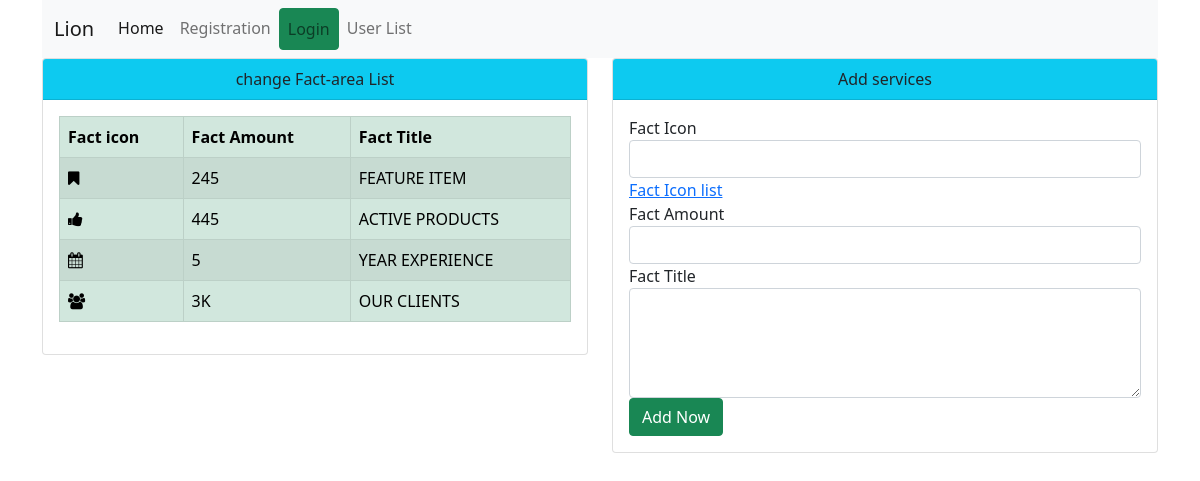
The page /factarea.php on the database its author committed.
### tables this page shows
CREATE TABLE `factarea` (
  `id` int(10) NOT NULL,
  `factarea_icon` varchar(100) NOT NULL,
  `factarea_amount` varchar(100) NOT NULL,
  `factarea_title` text NOT NULL
);

### factarea.php (the view, shortened to what this page needs)
<?php
require_once 'includes/db.php';
require_once 'includes/header.php';
require_once 'includes/nav.php';
$all_factarea_query = "SELECT * FROM factarea";
$all_factarea_from_db = mysqli_query($db_connect, $all_factarea_query);
?>
<div class="row">
  <div class="col-12 col-md-6">
  <div class="card mb-3">
  <div class="card-header bg-info text-center ">
     change Fact-area List
    </div>
           <div class="card-body">
            <table class="table table-success table-striped table-bordered">
              <thead>
                <tr>
                 <th>Fact icon</th>
                 <th>Fact Amount</th>
                 <th>Fact Title</th>
                </tr>
              </thead>
              <tbody>
                  <?php
                    foreach($all_factarea_from_db as $factarea):
                  ?>
                 <tr>
                    <td>
                        <i class="<?=$factarea['factarea_icon']?>"></i>
                    </td>
                    <td><?=$factarea['factarea_amount']?></td>
                    <td><?=$factarea['factarea_title']?></td>
                </tr>
               <?php  endforeach; ?>
               </tbody>
            </table>
       </div>
      </div>
  </div>
  <div class="col-12 col-md-6">
    <div class="card mb-3">
  <div class="card-header bg-info text-center ">
     Add services
    </div>
     <div class="card-body">
         <form action="factarea_post.php" method="POST">
             <div class="form-group">
                     <label for="exampleInputPassword1">Fact Icon</label>
                     <input type="text" class="form-control" name="factarea_icon">
                     <a href="https://fontawesome.com/v4/icons/" target="_blank">Fact Icon list</a>
             </div>
             <div class="form-group">
                     <label for="exampleInputPassword1">Fact Amount</label>
                     <input type="text" class="form-control" name="factarea_amount">
             </div>
             <div class="form-group">
                     <label for="exampleInputPassword1">Fact Title</label>
                   <textarea name="factarea_title" class="form-control" rows="4"></textarea>
             </div>
             <button type="submit" class="btn btn-success">Add Now</button>
        </form>
       </div>
      </div>
    </div>
</div>
    </div>

### rows shown on the page
factarea: factarea_amount "245", factarea_title "FEATURE ITEM"
factarea: factarea_amount "445", factarea_title "ACTIVE PRODUCTS"
factarea: factarea_amount "5", factarea_title "YEAR EXPERIENCE"
factarea: factarea_amount "3K", factarea_title "OUR CLIENTS"
